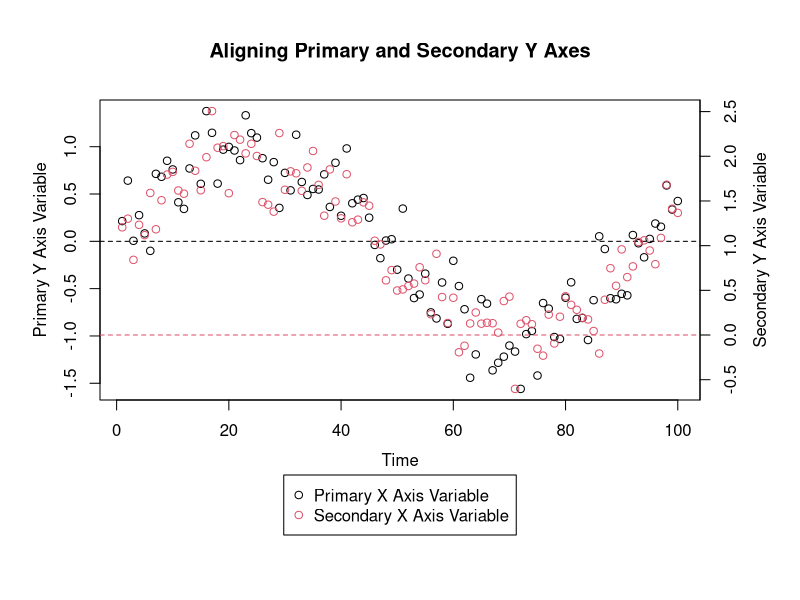
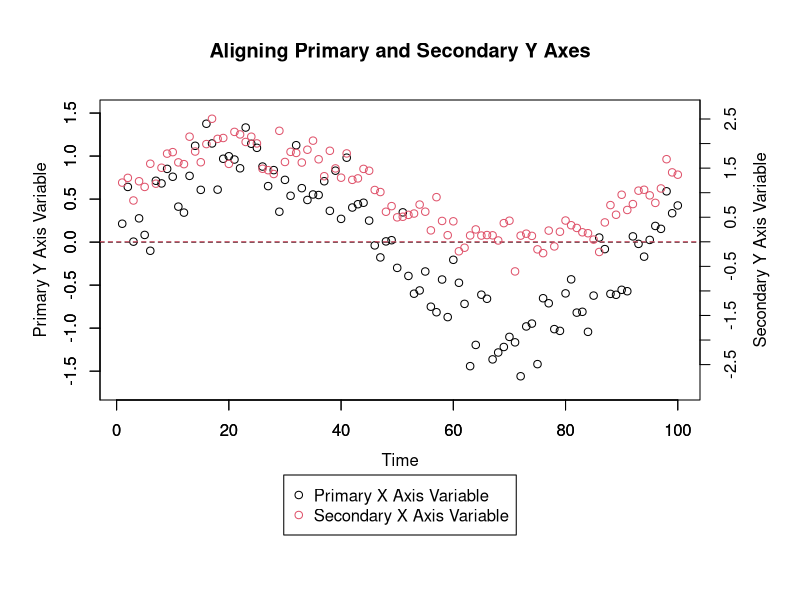

These charts were generated, in order, by the following R code:

# Aligning a Value on Primary and Secondary Y Axes on
# Plots in R

# By David Moore


# You might want to align a value (such as 0) on both the
# primary and secondary y axes. Aligning values can't
# typically be done by default. You could manually
# define axis limits for both axes to align a value, but
# if you manually choose values for these limits, you
# might end up with more space on the top or the bottom
# of the graph than is desireable.

# This code will determine how to optimally align a value
# on both the primary and the secondary y axes such that
# there isn't too much additional space on the top or the
# bottom of any graph.

# At the bottom of this R script, I provide a function
# for calculating rescaled y axis ranges based on a value
# you wish to align across both y axes.


# Generate some made-up data

Practice_Data <- data.frame(Time = 1:100, Primary_Y_Axis_Variable = sin(1:100 / 15) + rnorm(100, 0, 0.25), Secondary_Y_Axis_Variable = sin(1:100 / 15) + rnorm(100, 1, 0.25))


# Graph the data

par(mar = c(10, 5, 5, 5))
with(Practice_Data, plot(Time, Primary_Y_Axis_Variable, xlab = "", ylab = ""))
mtext("Time", 1, 2.5)
mtext("Primary Y Axis Variable", 2, 2.5)
title("Aligning Primary and Secondary Y Axes")
abline(h = 0, lty = 2)
par(new = T)
with(Practice_Data, plot(Time, Secondary_Y_Axis_Variable, col = 2, xlab = "", ylab = "", axes = F))
axis(4, pretty(Practice_Data$Secondary_Y_Axis_Variable))
mtext("Secondary Y Axis Variable", 4, 2.5)
abline(h = 0, col = 2, lty = 2)
legend("bottom", legend = c("Primary X Axis Variable", "Secondary X Axis Variable"), pch = 1, col = 1:2, xpd = T, inset = c(0, -0.45))


# On this graph, it might be desireable to line up the two
# y axes such that 0 is at the same height on the graph for
# both of them.

# The code below will line up a value on both axes. This
# value doesn't necessarily have to be 0, and you can even
# align one value on the primary y axis with another value
# on the secondary y axis. We'll define two values to
# align - one ('Primary_Y_Axis_Value_to_Align') will be for
# the primary y axis and the other
# ('Secondary_Y_Axis_Value_to_Align') will be for the
# secondary y axis. More often than not, these two values
# will be the same, and usually, they will both be 0.

# This code takes care of all possibly situations. First,
# it determines which axis to shift - to align a particular
# value, only one axis can be shifted if all data points
# are still to appear on the graph. Then, it determines
# whether this axis will have to be shifted up or down (or
# neither, if it is already aligned).


# Let's first define the values to align the axes by.

Primary_Y_Axis_Value_to_Align <- 0
Secondary_Y_Axis_Value_to_Align <- 0


# Let's also calculate axis buffers. These buffers will
# determine the minimum amount of space to leave on the
# top and the bottom of each graph. I arbitrarily
# selected a 10 % buffer so that 5 % of the axis range
# will be left as blank space on each end (the top and
# the bottom) of the graph. We will add this value to
# the maximum finite value to get the upper axis range
# limit for each axis separately and we will subtract
# this value to the minimum finite value to get the
# lower axis range limit for each axis separately.

Minimum_Primary_Y_Axis_Variable_Value <- min(Practice_Data$Primary_Y_Axis_Variable[is.finite(Practice_Data$Primary_Y_Axis_Variable)])
Maximum_Primary_Y_Axis_Variable_Value <- max(Practice_Data$Primary_Y_Axis_Variable[is.finite(Practice_Data$Primary_Y_Axis_Variable)])
Minimum_Secondary_Y_Axis_Variable_Value <- min(Practice_Data$Secondary_Y_Axis_Variable[is.finite(Practice_Data$Secondary_Y_Axis_Variable)])
Maximum_Secondary_Y_Axis_Variable_Value <- max(Practice_Data$Secondary_Y_Axis_Variable[is.finite(Practice_Data$Secondary_Y_Axis_Variable)])
Primary_Y_Axis_Buffer <- ((Maximum_Primary_Y_Axis_Variable_Value - Minimum_Primary_Y_Axis_Variable_Value) * 1.1 - (Maximum_Primary_Y_Axis_Variable_Value - Minimum_Primary_Y_Axis_Variable_Value)) / 2
Secondary_Y_Axis_Buffer <- ((Maximum_Secondary_Y_Axis_Variable_Value - Minimum_Secondary_Y_Axis_Variable_Value) * 1.1 - (Maximum_Secondary_Y_Axis_Variable_Value - Minimum_Secondary_Y_Axis_Variable_Value)) / 2


# Now, we'll determine which axis we will shift. Again,
# only one axis can be shifted to align the value we
# chose while ensuring all data points still appear on
# the graph. To figure out which axis to shift, we can
# see which variable already has the value we wish to
# align closer to plot center.

Ratio_of_Value_to_Align_to_Primary_Y_Axis_Range <- (Primary_Y_Axis_Value_to_Align - Minimum_Primary_Y_Axis_Variable_Value) / (Maximum_Primary_Y_Axis_Variable_Value - Minimum_Primary_Y_Axis_Variable_Value)
Ratio_of_Value_to_Align_to_Secondary_Y_Axis_Range <- (Secondary_Y_Axis_Value_to_Align - Minimum_Secondary_Y_Axis_Variable_Value) / (Maximum_Secondary_Y_Axis_Variable_Value - Minimum_Secondary_Y_Axis_Variable_Value)
if (abs(0.5 - Ratio_of_Value_to_Align_to_Primary_Y_Axis_Range) > abs(0.5 - Ratio_of_Value_to_Align_to_Secondary_Y_Axis_Range)) {
  Axis_to_Align <- "Primary"
} else if (abs(0.5 - Ratio_of_Value_to_Align_to_Primary_Y_Axis_Range) < abs(0.5 - Ratio_of_Value_to_Align_to_Secondary_Y_Axis_Range)) {
  Axis_to_Align <- "Secondary"
} else if (abs(0.5 - Ratio_of_Value_to_Align_to_Primary_Y_Axis_Range) == abs(0.5 - Ratio_of_Value_to_Align_to_Secondary_Y_Axis_Range)) {
  Axis_to_Align <- "Neither"
}


# Now that we know which axis's scale will need to be
# altered, we can calculate the new axis limits.
# Essentially, we will alter the axis we need to
# rescale such that the ratio of the value to align
# to the overall axis range for that axis will be the
# same as that ratio for the axis that isn't being
# altered.

if (Axis_to_Align == "Primary") {
  Primary_Y_Axis_Range <- if (Ratio_of_Value_to_Align_to_Secondary_Y_Axis_Range > Ratio_of_Value_to_Align_to_Primary_Y_Axis_Range) {
    c(((Ratio_of_Value_to_Align_to_Secondary_Y_Axis_Range * Maximum_Primary_Y_Axis_Variable_Value - Primary_Y_Axis_Value_to_Align) / (Ratio_of_Value_to_Align_to_Secondary_Y_Axis_Range - 1)) - Primary_Y_Axis_Buffer, Maximum_Primary_Y_Axis_Variable_Value + Primary_Y_Axis_Buffer)
  } else if (Ratio_of_Value_to_Align_to_Primary_Y_Axis_Range > Ratio_of_Value_to_Align_to_Secondary_Y_Axis_Range) {
    c(Minimum_Primary_Y_Axis_Variable_Value - Primary_Y_Axis_Buffer, ((Primary_Y_Axis_Value_to_Align - Minimum_Primary_Y_Axis_Variable_Value + Ratio_of_Value_to_Align_to_Secondary_Y_Axis_Range * Minimum_Primary_Y_Axis_Variable_Value) / Ratio_of_Value_to_Align_to_Secondary_Y_Axis_Range) + Primary_Y_Axis_Buffer)
  }
  Secondary_Y_Axis_Range <- c(Minimum_Secondary_Y_Axis_Variable_Value - Secondary_Y_Axis_Buffer, Maximum_Secondary_Y_Axis_Variable_Value + Secondary_Y_Axis_Buffer)
} else if (Axis_to_Align == "Secondary") {
  Primary_Y_Axis_Range <- c(Minimum_Primary_Y_Axis_Variable_Value - Primary_Y_Axis_Buffer, Maximum_Primary_Y_Axis_Variable_Value + Primary_Y_Axis_Buffer)
  Secondary_Y_Axis_Range <- if (Ratio_of_Value_to_Align_to_Primary_Y_Axis_Range > Ratio_of_Value_to_Align_to_Secondary_Y_Axis_Range) {
    c(((Ratio_of_Value_to_Align_to_Primary_Y_Axis_Range * Maximum_Secondary_Y_Axis_Variable_Value - Secondary_Y_Axis_Value_to_Align) / (Ratio_of_Value_to_Align_to_Primary_Y_Axis_Range - 1) - Secondary_Y_Axis_Buffer), Maximum_Secondary_Y_Axis_Variable_Value + Secondary_Y_Axis_Buffer)
  } else if (Ratio_of_Value_to_Align_to_Secondary_Y_Axis_Range > Ratio_of_Value_to_Align_to_Primry_Y_Axis_Range) {
    c(Minimum_Secondary_Y_Axis_Variable_Value - Secondary_Y_Axis_Buffer, ((Secondary_Y_Axis_Value_to_Align - Minimum_Secondary_Y_Axis_Variable_Value + Ratio_of_Value_to_Align_to_Primary_Y_Axis_Range * Minimum_Secondary_Y_Axis_Variable_Value) / Ratio_of_Value_to_Align_to_Primary_Y_Axis_Range) + Secondary_Y_Axis_Buffer)
  }
} else if (Axis_to_Align == "Neither") {
  Primary_Y_Axis_Range <- c(Minimum_Primary_Y_Axis_Variable_Value - Primary_Y_Axis_Buffer, Maximum_Primary_Y_Axis_Variable_Value + Primary_Y_Axis_Buffer)
  Secondary_Y_Axis_Range <- c(Minimum_Secondary_Y_Axis_Variable_Value - Secondary_Y_Axis_Buffer, Maximum_Secondary_Y_Axis_Variable_Value + Secondary_Y_Axis_Buffer)
}


# We'll need to generate new axis labels too since we've
# rescaled one of the axes.

if (Axis_to_Align == "Primary") {
  Difference <- unique(diff(pretty(Practice_Data$Primary_Y_Axis_Variable)))
  Primary_Y_Axis_Labels <- if (Ratio_of_Value_to_Align_to_Secondary_Y_Axis_Range < Ratio_of_Value_to_Align_to_Primary_Y_Axis_Range) {
    c(pretty(Practice_Data$Primary_Y_Axis_Variable), sapply(seq_len(abs(floor((max(Primary_Y_Axis_Range) - max(pretty(Practice_Data$Primary_Y_Axis_Variable))) / Difference))), function (x) {
      max(pretty(Practice_Data$Primary_Y_Axis_Variable)) + Difference * x
    }))
  } else if (Ratio_of_Value_to_Align_to_Primary_Y_Axis_Range < Ratio_of_Value_to_Align_to_Secondary_Y_Axis_Range) {
    c(rev(sapply(seq_len(abs(ceiling((min(Primary_Y_Axis_Range) - min(pretty(Practice_Data$Primary_Y_Axis_Variable))) / Difference))), function (x) {
      min(pretty(Practice_Data$Primary_Y_Axis_Variable)) - Difference * x
    })), pretty(Practice_Data$Primary_Y_Axis_Variable))
  }
  Secondary_Y_Axis_Labels <- pretty(Practice_Data$Secondary_Y_Axis_Variable)
} else if (Axis_to_Align == "Secondary") {
  Primary_Y_Axis_Labels <- pretty(Practice_Data$Primary_Y_Axis_Variable)
  Difference <- unique(diff(pretty(Practice_Data$Secondary_Y_Axis_Variable)))
  Secondary_Y_Axis_Labels <- if (Ratio_of_Value_to_Align_to_Primary_Y_Axis_Range < Ratio_of_Value_to_Align_to_Secondary_Y_Axis_Range) {
    c(pretty(Practice_Data$Secondary_Y_Axis_Variable), sapply(seq_len(abs(floor((max(Secondary_Y_Axis_Range) - max(pretty(Practice_Data$Secondary_Y_Axis_Variable))) / Difference))), function (x) {
      max(pretty(Practice_Data$Secondary_Y_Axis_Variable)) + Difference * x
    }))
  } else if (Ratio_of_Value_to_Align_to_Secondary_Y_Axis_Range < Ratio_of_Value_to_Align_to_Primary_Y_Axis_Range) {
    c(rev(sapply(seq_len(abs(ceiling((min(Secondary_Y_Axis_Range) - min(pretty(Practice_Data$Secondary_Y_Axis_Variable))) / Difference))), function (x) {
      min(pretty(Practice_Data$Secondary_Y_Axis_Variable)) - Difference * x
    })), pretty(Practice_Data$Secondary_Y_Axis_Variable))
  }
} else if (Axis_to_Align == "Neither") {
  Primary_Y_Axis_Labels <- pretty(Practice_Data$Primary_Y_Axis_Variable)
  Secondary_Y_Axis_Labels <- pretty(Practice_Data$Secondary_Y_Axis_Variable)
}


# Here is the final product:

par(mar = c(10, 5, 5, 5))
with(Practice_Data, plot(Time, Primary_Y_Axis_Variable, xlab = "", ylab = "", ylim = Primary_Y_Axis_Range))
axis(1, pretty(Practice_Data$Time))
axis(2, Primary_Y_Axis_Labels)
mtext("Time", 1, 2.5)
mtext("Primary Y Axis Variable", 2, 2.5)
title("Aligning Primary and Secondary Y Axes")
abline(h = Primary_Y_Axis_Value_to_Align, lty = 2)
par(new = T)
with(Practice_Data, plot(Time, Secondary_Y_Axis_Variable, col = 2, xlab = "", ylab = "", ylim = Secondary_Y_Axis_Range, axes = F))
axis(4, Secondary_Y_Axis_Labels)
mtext("Secondary Y Axis Variable", 4, 2.5)
abline(h = Secondary_Y_Axis_Value_to_Align, col = 2, lty = 2)
legend("bottom", legend = c("Primary X Axis Variable", "Secondary X Axis Variable"), pch = 1, col = 1:2, xpd = T, inset = c(0, -0.45))


# We can also write a function that returns the new axis
# limits based on the value you wish to align the axes by.

# This function takes 6 arguments, and the first two are
# required:

# 'Primary_Y_Axis_Variable' is the variable you wish to
# appear on the primary y axis.

# 'Secondary_Y_Axis_Variable' is the variable you wish to
# appear on the secondary y axis.

# 'Data_Frame' is an optional argument you can provide if
# both the 'Primary_Y_Axis_Variable' and
# 'Secondary_Y_Axis_Variable' arguments come from the
# same data frame and you only want to type the data
# frame name once.

# 'Primary_Y_Axis_Value_to_Align' is the value you wish
# to align on the primary y axis.

# 'Secondary_Y_Axis_Value_to_Align' is the value you wish
# to align on the secondary y axis.

# 'Axis_Buffer' is the total percent of blank space you
# wish to leave around the top and the bottom of the graph
# (half of this space will appear on the top and half will
# appear on the bottom).

Axis_Limits_for_Primary_and_Secondary_Y_Axes_Aligned_by_a_Value_Function <- function (Primary_Y_Axis_Variable, Secondary_Y_Axis_Variable, Data_Frame, Primary_Y_Axis_Value_to_Align = 0, Secondary_Y_Axis_Value_to_Align = 0, Axis_Buffer = 10) {
  if (!missing(Data_Frame)) {
    Primary_Y_Axis_Variable <- as.numeric(Data_Frame[[deparse(substitute(Primary_Y_Axis_Variable))]])
    Secondary_Y_Axis_Variable <- as.numeric(Data_Frame[[deparse(substitute(Secondary_Y_Axis_Variable))]])
  } else if (missing(Data_Frame)) {
    Primary_Y_Axis_Variable <- as.numeric(Primary_Y_Axis_Variable)
    Secondary_Y_Axis_Variable <- as.numeric(Secondary_Y_Axis_Variable)
  }
  if (!any(sapply(list(Primary_Y_Axis_Variable, Secondary_Y_Axis_Variable, Primary_Y_Axis_Value_to_Align, Secondary_Y_Axis_Value_to_Align, Axis_Buffer), is.numeric))) {
    stop ("'Primary_Y_Axis_Variable' and 'Secondary_Y_Axis_Variable' arguments must be either of class integer or of class numeric")
  }
  if (length(Primary_Y_Axis_Variable) != length(Secondary_Y_Axis_Variable)) {
    stop ("'Primary_Y_Axis_Variable' and 'Secondary_Y_Axis_Variable' arguments must be the same length")
  }
  Axis_Buffer <- 1 + Axis_Buffer / 100
  Minimum_Primary_Y_Axis_Variable_Value <- min(Primary_Y_Axis_Variable[is.finite(Primary_Y_Axis_Variable)])
  Maximum_Primary_Y_Axis_Variable_Value <- max(Primary_Y_Axis_Variable[is.finite(Primary_Y_Axis_Variable)])
  Minimum_Secondary_Y_Axis_Variable_Value <- min(Secondary_Y_Axis_Variable[is.finite(Secondary_Y_Axis_Variable)])
  Maximum_Secondary_Y_Axis_Variable_Value <- max(Secondary_Y_Axis_Variable[is.finite(Secondary_Y_Axis_Variable)])
  Primary_Y_Axis_Buffer <- ((Maximum_Primary_Y_Axis_Variable_Value - Minimum_Primary_Y_Axis_Variable_Value) * Axis_Buffer - (Maximum_Primary_Y_Axis_Variable_Value - Minimum_Primary_Y_Axis_Variable_Value)) / 2
  Secondary_Y_Axis_Buffer <- ((Maximum_Secondary_Y_Axis_Variable_Value - Minimum_Secondary_Y_Axis_Variable_Value) * Axis_Buffer - (Maximum_Secondary_Y_Axis_Variable_Value - Minimum_Secondary_Y_Axis_Variable_Value)) / 2
  Ratio_of_Value_to_Align_to_Primary_Y_Axis_Range <- (Primary_Y_Axis_Value_to_Align - Minimum_Primary_Y_Axis_Variable_Value) / (Maximum_Primary_Y_Axis_Variable_Value - Minimum_Primary_Y_Axis_Variable_Value)
  Ratio_of_Value_to_Align_to_Secondary_Y_Axis_Range <- (Secondary_Y_Axis_Value_to_Align - Minimum_Secondary_Y_Axis_Variable_Value) / (Maximum_Secondary_Y_Axis_Variable_Value - Minimum_Secondary_Y_Axis_Variable_Value)
  if (abs(0.5 - Ratio_of_Value_to_Align_to_Primary_Y_Axis_Range) > abs(0.5 - Ratio_of_Value_to_Align_to_Secondary_Y_Axis_Range)) {
    Axis_to_Align <- "Primary"
  } else if (abs(0.5 - Ratio_of_Value_to_Align_to_Primary_Y_Axis_Range) < abs(0.5 - Ratio_of_Value_to_Align_to_Secondary_Y_Axis_Range)) {
    Axis_to_Align <- "Secondary"
  } else if (abs(0.5 - Ratio_of_Value_to_Align_to_Primary_Y_Axis_Range) == abs(0.5 - Ratio_of_Value_to_Align_to_Secondary_Y_Axis_Range)) {
    Axis_to_Align <- "Neither"
  }
  if (Axis_to_Align == "Primary") {
    Primary_Y_Axis_Range <- if (Ratio_of_Value_to_Align_to_Secondary_Y_Axis_Range > Ratio_of_Value_to_Align_to_Primary_Y_Axis_Range) {
      c(((Ratio_of_Value_to_Align_to_Secondary_Y_Axis_Range * Maximum_Primary_Y_Axis_Variable_Value - Primary_Y_Axis_Value_to_Align) / (Ratio_of_Value_to_Align_to_Secondary_Y_Axis_Range - 1)) - Primary_Y_Axis_Buffer, Maximum_Primary_Y_Axis_Variable_Value + Primary_Y_Axis_Buffer)
    } else if (Ratio_of_Value_to_Align_to_Primary_Y_Axis_Range > Ratio_of_Value_to_Align_to_Secondary_Y_Axis_Range) {
      c(Minimum_Primary_Y_Axis_Variable_Value - Primary_Y_Axis_Buffer, ((Primary_Y_Axis_Value_to_Align - Minimum_Primary_Y_Axis_Variable_Value + Ratio_of_Value_to_Align_to_Secondary_Y_Axis_Range * Minimum_Primary_Y_Axis_Variable_Value) / Ratio_of_Value_to_Align_to_Secondary_Y_Axis_Range) + Primary_Y_Axis_Buffer)
    }
    Secondary_Y_Axis_Range <- c(Minimum_Secondary_Y_Axis_Variable_Value - Secondary_Y_Axis_Buffer, Maximum_Secondary_Y_Axis_Variable_Value + Secondary_Y_Axis_Buffer)
  } else if (Axis_to_Align == "Secondary") {
    Primary_Y_Axis_Range <- c(Minimum_Primary_Y_Axis_Variable_Value - Primary_Y_Axis_Buffer, Maximum_Primary_Y_Axis_Variable_Value + Primary_Y_Axis_Buffer)
    Secondary_Y_Axis_Range <- if (Ratio_of_Value_to_Align_to_Primary_Y_Axis_Range > Ratio_of_Value_to_Align_to_Secondary_Y_Axis_Range) {
      c(((Ratio_of_Value_to_Align_to_Primary_Y_Axis_Range * Maximum_Secondary_Y_Axis_Variable_Value - Secondary_Y_Axis_Value_to_Align) / (Ratio_of_Value_to_Align_to_Primary_Y_Axis_Range - 1) - Secondary_Y_Axis_Buffer), Maximum_Secondary_Y_Axis_Variable_Value + Secondary_Y_Axis_Buffer)
    } else if (Ratio_of_Value_to_Align_to_Secondary_Y_Axis_Range > Ratio_of_Value_to_Align_to_Primry_Y_Axis_Range) {
      c(Minimum_Secondary_Y_Axis_Variable_Value - Secondary_Y_Axis_Buffer, ((Secondary_Y_Axis_Value_to_Align - Minimum_Secondary_Y_Axis_Variable_Value + Ratio_of_Value_to_Align_to_Primary_Y_Axis_Range * Minimum_Secondary_Y_Axis_Variable_Value) / Ratio_of_Value_to_Align_to_Primary_Y_Axis_Range) + Secondary_Y_Axis_Buffer)
    }
  } else if (Axis_to_Align == "Neither") {
    Primary_Y_Axis_Range <- c(Minimum_Primary_Y_Axis_Variable_Value - Primary_Y_Axis_Buffer, Maximum_Primary_Y_Axis_Variable_Value + Primary_Y_Axis_Buffer)
    Secondary_Y_Axis_Range <- c(Minimum_Secondary_Y_Axis_Variable_Value - Secondary_Y_Axis_Buffer, Maximum_Secondary_Y_Axis_Variable_Value + Secondary_Y_Axis_Buffer)
  }
  return (list(Primary_Y_Axis_Range = Primary_Y_Axis_Range, Secondary_Y_Axis_Range = Secondary_Y_Axis_Range))
}


# This function works on our made-up data:

Axis_Limits_for_Primary_and_Secondary_Y_Axes_Aligned_by_a_Value_Function(Primary_Y_Axis_Variable, Secondary_Y_Axis_Variable, Practice_Data)
